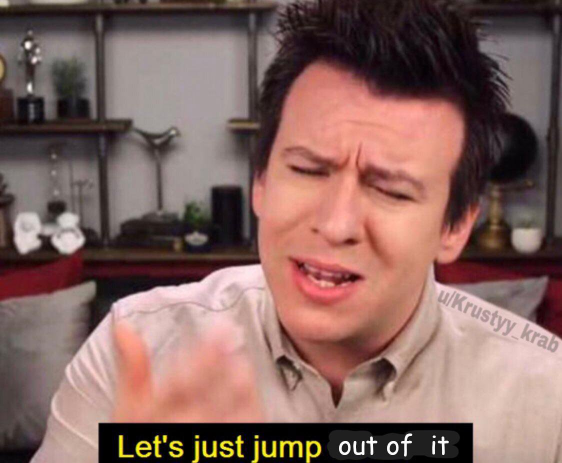
#> input picture FirstTest/test3.jpg, 1124 x 926 px (shown at 1/2 size)
$ python something.py
#> lines starting #> are read from the running program, lines starting #| are printed output that depends on the picture; after the words box and inside, x2 and y2 are one past the last pixel; in counts of white or black regions, pixels touching at a corner belong together
import cv2

face_cascade = cv2.CascadeClassifier("haarcascade_frontalface_default.xml")


thepic = "test3.jpg"
img = cv2.imread(thepic,1)
#> img is the input picture: shape (926, 1124, 3); mean B, G, R 95.7, 101.2, 132.7
gray_img=cv2.cvtColor(img,cv2.COLOR_BGR2GRAY)
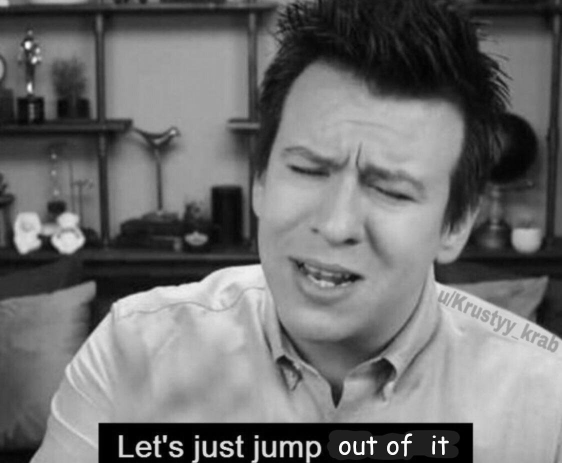
#> gray_img: shape (926, 1124) (shown at 1/2 size); min 0, max 255, mean 110

face=face_cascade.detectMultiScale(gray_img,scaleFactor=1.05,minNeighbors=5)
#> face = [[231, 600, 82, 82], [472, 185, 456, 456]]
print(type(face))
#| <class 'numpy.ndarray'>
f =(type(face))
print(face)
#| [[231 600  82  82]
#|  [472 185 456 456]]
f1=face
#> f1 = [[231, 600, 82, 82], [472, 185, 456, 456]]


for x,y,w,h in face:
    img = cv2.rectangle(img,(x,y),(x+w,y+h), (0,225,0),3)
#> this loop made 2 passes
#> pass 1, `img = cv2.rectangle(img,(x,y),(x+w,y+h), (0,225,0),3)`:
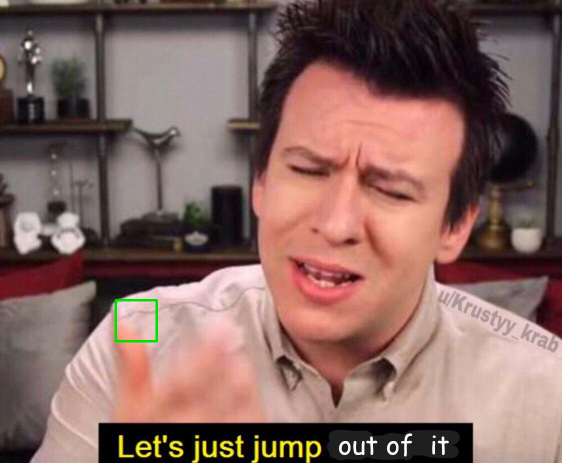
#> img: shape (926, 1124, 3) (shown at 1/2 size); 0.16% of pixels changed, all inside (x1, y1, x2, y2) = (229, 598, 316, 685)
#> pass 2, `img = cv2.rectangle(img,(x,y),(x+w,y+h), (0,225,0),3)`:
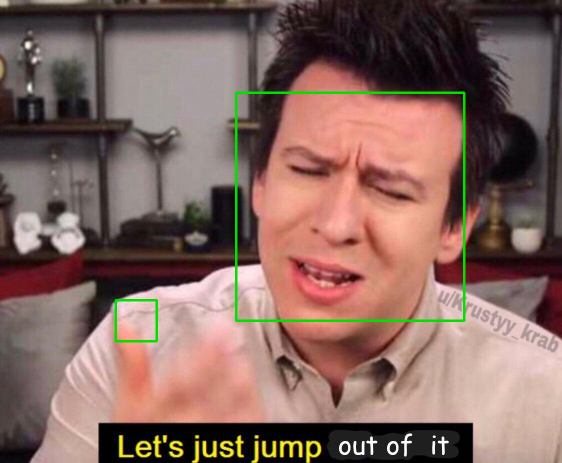
#> img: shape (926, 1124, 3) (shown at 1/2 size); 0.88% of pixels changed, all inside (x1, y1, x2, y2) = (470, 183, 931, 644)
resized = cv2.resize(img,(int(img.shape[1]),(int(img.shape[0]))))
resize = cv2.resize(img,(int(img.shape[1]/3),(int(img.shape[0]/3))))
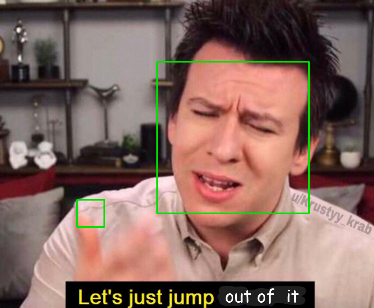
#> resize: shape (308, 374, 3); mean B, G, R 94.5, 102.4, 131
cv2.imshow("DontV",resize)
cv2.waitKey(0)
cv2.destroyAllWindows()

$ run again, with FirstTest/test2.jpg copied over FirstTest/test3.jpg
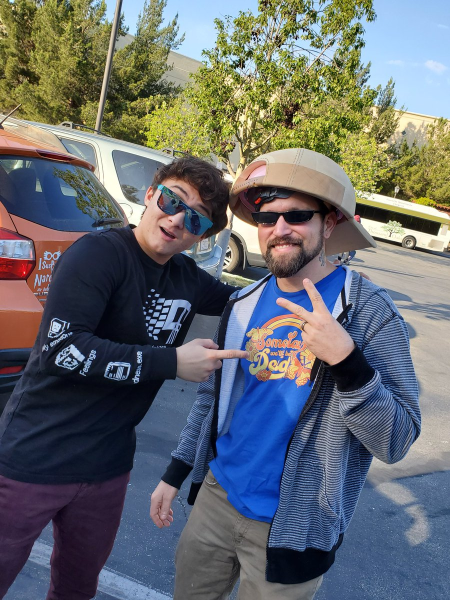
#> input picture FirstTest/test2.jpg, 900 x 1200 px (shown at 1/2 size)
#> img is the input picture: shape (1200, 900, 3); mean B, G, R 110.2, 105.8, 101.1
#> `gray_img=cv2.cvtColor(img,cv2.COLOR_BGR2GRAY)`:
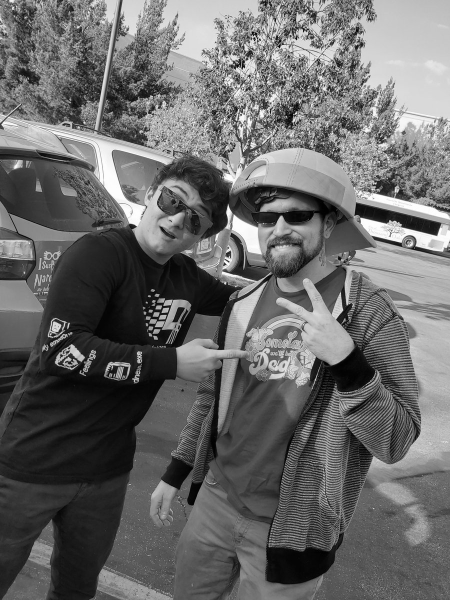
#> gray_img: shape (1200, 900) (shown at 1/2 size); min 0, max 255, mean 104.9
#> face = [[496, 385, 138, 138]]
#| <class 'numpy.ndarray'>
#| [[496 385 138 138]]
#> the loop `for x,y,w,h in face:` made 1 pass
#> `resize = cv2.resize(img,(int(img.shape[1]/3),(int(img.shape[0]/3))))`:
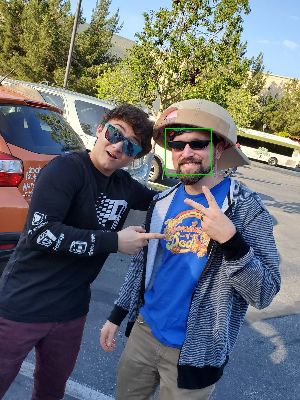
#> resize: shape (400, 300, 3); mean B, G, R 110.1, 106, 100.9

$ run again, with FirstTest/test4.jpg copied over FirstTest/test3.jpg
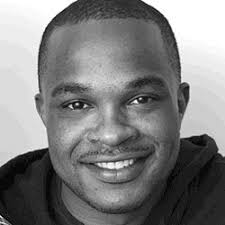
#> input picture FirstTest/test4.jpg, 225 x 225 px
#> img is the input picture: shape (225, 225, 3); min 0, max 255, mean 126.6
#> face = [[37, 47, 147, 147]]
#| <class 'numpy.ndarray'>
#| [[ 37  47 147 147]]
#> the loop `for x,y,w,h in face:` made 1 pass
#> pass 1, `img = cv2.rectangle(img,(x,y),(x+w,y+h), (0,225,0),3)`:
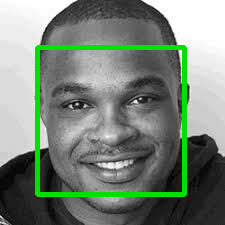
#> img: shape (225, 225, 3); 5.78% of pixels changed, all inside (x1, y1, x2, y2) = (35, 45, 187, 197)
#> `resize = cv2.resize(img,(int(img.shape[1]/3),(int(img.shape[0]/3))))`:
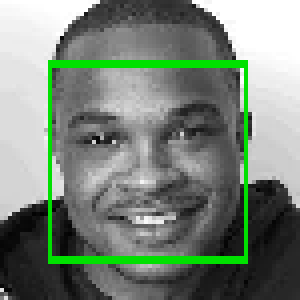
#> resize: shape (75, 75, 3) (shown 4 times larger); mean B, G, R 121, 132.7, 121

$ run again, with FirstTest/test5.jpg copied over FirstTest/test3.jpg
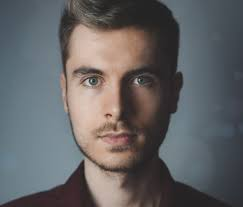
#> input picture FirstTest/test5.jpg, 243 x 207 px
#> img is the input picture: shape (207, 243, 3); mean B, G, R 100.3, 98.9, 99.5
#> `gray_img=cv2.cvtColor(img,cv2.COLOR_BGR2GRAY)`:
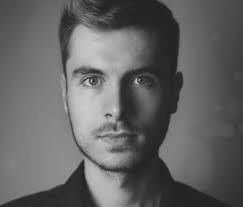
#> gray_img: shape (207, 243); min 25, max 211, mean 99.3
#> face = [[51, 30, 132, 132]]
#| <class 'numpy.ndarray'>
#| [[ 51  30 132 132]]
#> the loop `for x,y,w,h in face:` made 1 pass
#> `resize = cv2.resize(img,(int(img.shape[1]/3),(int(img.shape[0]/3))))`:
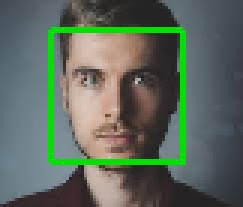
#> resize: shape (69, 81, 3) (shown 3 times larger); mean B, G, R 93.2, 106, 92.8
